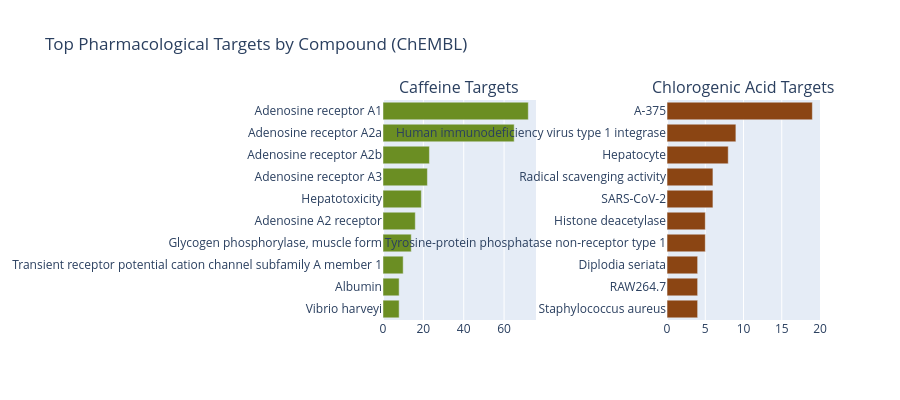

Write notebook code for a chart like this one.
### Code cell
# What targets do these compounds hit? (ChEMBL data)
# Filter to meaningful targets (not generic organism-level)
skip_targets = {"Rattus norvegicus", "Mus musculus", "Homo sapiens", "ADMET",
                "Unchecked", "No relevant target", "NON-PROTEIN TARGET"}
targeted = chembl[
    chembl["target_pref_name"].notna() &
    ~chembl["target_pref_name"].isin(skip_targets)
].copy()

# Top targets per compound
fig = make_subplots(rows=1, cols=2, subplot_titles=("Caffeine Targets", "Chlorogenic Acid Targets"),
                    horizontal_spacing=0.3)

for i, compound in enumerate(["caffeine", "chlorogenic_acid"]):
    comp_data = targeted[targeted["compound_name"] == compound]
    top = comp_data["target_pref_name"].value_counts().head(10)
    fig.add_trace(
        go.Bar(y=top.index, x=top.values, orientation="h", name=compound.replace("_", " ").title(),
               marker_color=["#6B8E23", "#8B4513"][i]),
        row=1, col=i+1
    )

fig.update_layout(height=400, title="Top Pharmacological Targets by Compound (ChEMBL)", showlegend=False)
fig.update_yaxes(autorange="reversed")
fig.show()

### Figure 1 — Plotly figure (JSON) as saved in the notebook; plotly's stock layout.template omitted (floating-point values rounded to 4 significant figures)
{"data": [{"marker": {"color": "#6B8E23"}, "name": "Caffeine", "orientation": "h", "type": "bar", "x": [72, 65, 23, 22, 19, 16, 14, 10, 8, 8], "xaxis": "x", "y": ["Adenosine receptor A1", "Adenosine receptor A2a", "Adenosine receptor A2b", "Adenosine receptor A3", "Hepatotoxicity", "Adenosine A2 receptor", "Glycogen phosphorylase, muscle form", "Transient receptor potential cation channel subfamily A member 1", "Albumin", "Vibrio harveyi"], "yaxis": "y"}, {"marker": {"color": "#8B4513"}, "name": "Chlorogenic Acid", "orientation": "h", "type": "bar", "x": [19, 9, 8, 6, 6, 5, 5, 4, 4, 4], "xaxis": "x2", "y": ["A-375", "Human immunodeficiency virus type 1 integrase", "Hepatocyte", "Radical scavenging activity", "SARS-CoV-2", "Histone deacetylase", "Tyrosine-protein phosphatase non-receptor type 1", "Diplodia seriata", "RAW264.7", "Staphylococcus aureus"], "yaxis": "y2"}], "layout": {"annotations": [{"font": {"size": 16}, "showarrow": false, "text": "Caffeine Targets", "x": 0.175, "xanchor": "center", "xref": "paper", "y": 1, "yanchor": "bottom", "yref": "paper"}, {"font": {"size": 16}, "showarrow": false, "text": "Chlorogenic Acid Targets", "x": 0.825, "xanchor": "center", "xref": "paper", "y": 1, "yanchor": "bottom", "yref": "paper"}], "height": 400, "showlegend": false, "title": {"text": "Top Pharmacological Targets by Compound (ChEMBL)"}, "xaxis": {"anchor": "y", "domain": [0, 0.35]}, "xaxis2": {"anchor": "y2", "domain": [0.65, 1.0]}, "yaxis": {"anchor": "x", "autorange": "reversed", "domain": [0, 1]}, "yaxis2": {"anchor": "x2", "autorange": "reversed", "domain": [0, 1]}}}
